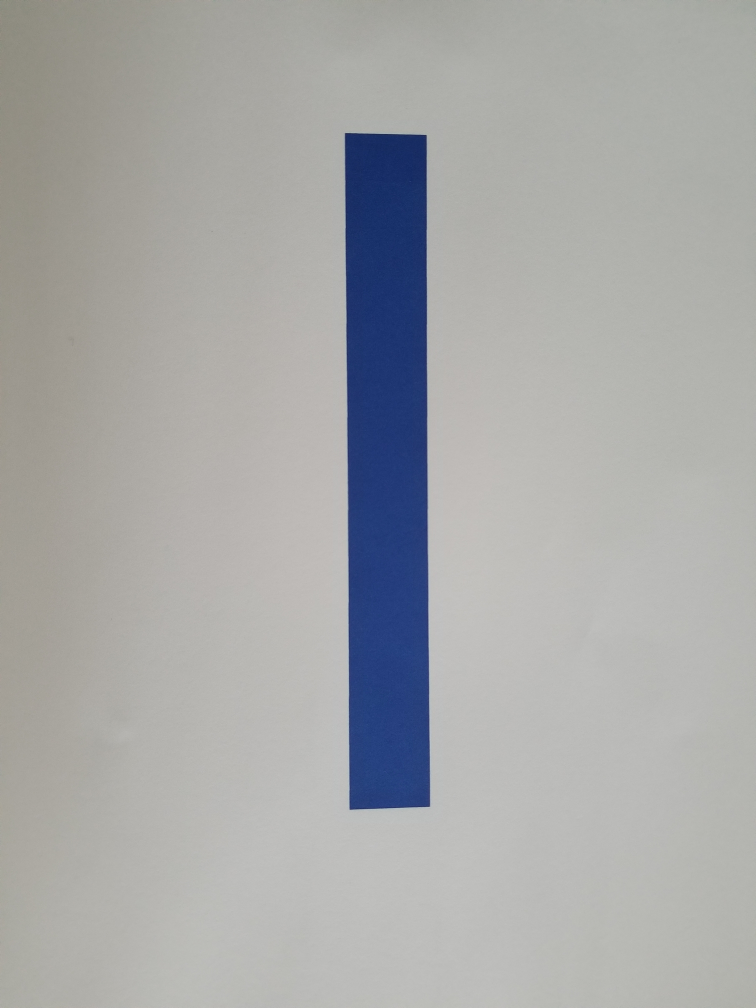
#> input picture computerVision/contours/line1.jpg, 3024 x 4032 px (shown at 1/4 size)
$ python contourREC.py   (older library calls are emulated)
#> lines starting #> are read from the running program, lines starting #| are printed output that depends on the picture; after the words box and inside, x2 and y2 are one past the last pixel; in counts of white or black regions, pixels touching at a corner belong together
import cv2 as cv
import numpy as np

img = cv.imread('line1.jpg',0) #grey
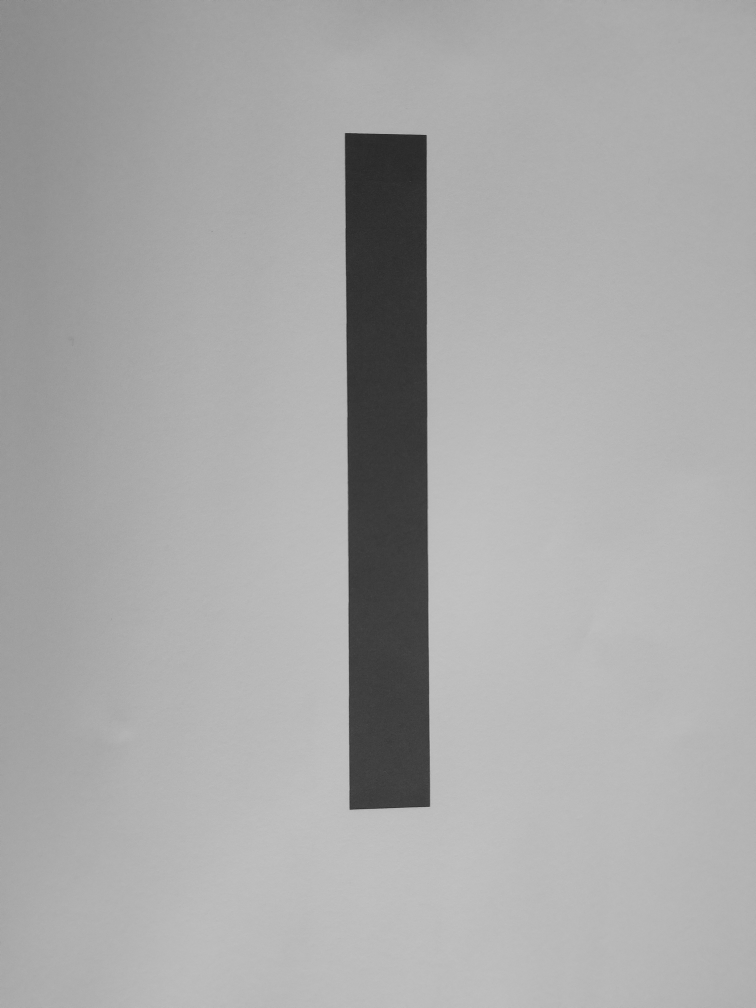
#> img: shape (4032, 3024) (shown at 1/4 size); min 21, max 210, mean 167.8

imgHeight = img.shape[0]
#> imgHeight = 4032
imgWidth = img.shape[1]
#> imgWidth = 3024

resizeIMG = cv.resize(img,(int(imgWidth/10),int(imgHeight/10)))
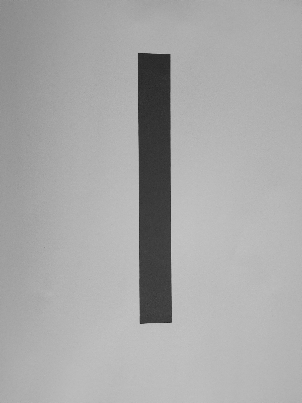
#> resizeIMG: shape (403, 302); min 34, max 199, mean 167.7
cv.imshow('resizedIMG',resizeIMG)

blur = cv.blur(resizeIMG,(5,5))
thresh = cv.adaptiveThreshold(blur,255,cv.ADAPTIVE_THRESH_GAUSSIAN_C,cv.THRESH_BINARY_INV,11,2)
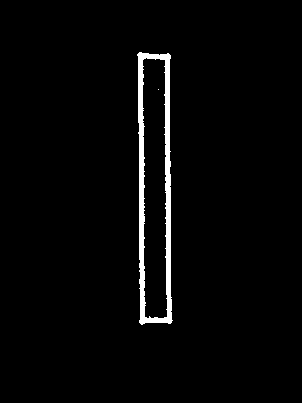
#> thresh: shape (403, 302); 2.5% white; 2 white regions (1 under 20 px), largest, box (x1, y1, x2, y2) and area: (137, 52, 173, 325) 3045
cv.imshow('thresh',thresh)


#blur with gaussianblur
blurGaussian = cv.GaussianBlur(resizeIMG, (5,5),0)
ret,threshG = cv.threshold(blur,0,255,cv.THRESH_BINARY_INV+cv.THRESH_OTSU)
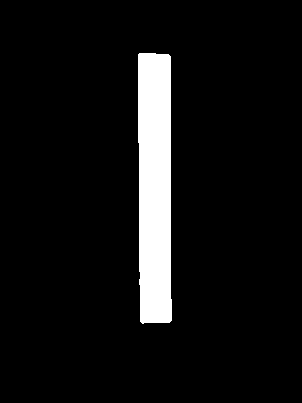
#> threshG: shape (403, 302); 7.1% white; 1 white region
#> ret = 119
cv.imshow('threshG',threshG)

imgContour,contours, hierarchy = cv.findContours(threshG,cv.RETR_TREE,cv.CHAIN_APPROX_SIMPLE)
#> contours = 1 contour; box (x1, y1, x2, y2) and area: (138, 53, 172, 324) 8390
contoursIMG = cv.drawContours(resizeIMG, contours, -1,(255,255,255),2)
cv.imshow('contoursIMG',contoursIMG)


cv.waitKey(0)
cv.destroyAllWindows()
